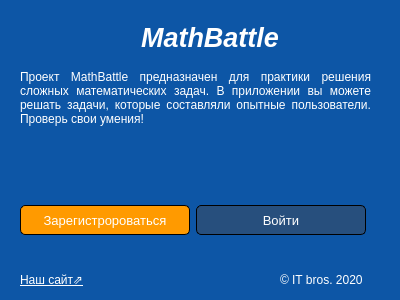
<?xml version="1.0" encoding="UTF-8"?>
<ui version="4.0">
 <class>PreviewRegisterWindow</class>
 <widget class="QWidget" name="PreviewRegisterWindow">
  <property name="geometry">
   <rect>
    <x>0</x>
    <y>0</y>
    <width>400</width>
    <height>300</height>
   </rect>
  </property>
  <property name="windowTitle">
   <string>Добро пожаловать в MathBattle</string>
  </property>
  <property name="styleSheet">
   <string notr="true">background-color: rgb(13, 86, 166);
color: rgb(255, 255, 255);</string>
  </property>
  <widget class="QLabel" name="label">
   <property name="geometry">
    <rect>
     <x>135</x>
     <y>20</y>
     <width>150</width>
     <height>35</height>
    </rect>
   </property>
   <property name="font">
    <font>
     <family>Arial</family>
     <pointsize>20</pointsize>
     <weight>75</weight>
     <italic>true</italic>
     <bold>true</bold>
    </font>
   </property>
   <property name="text">
    <string>MathBattle</string>
   </property>
   <property name="alignment">
    <set>Qt::AlignCenter</set>
   </property>
  </widget>
  <widget class="QLabel" name="label_2">
   <property name="geometry">
    <rect>
     <x>20</x>
     <y>70</y>
     <width>351</width>
     <height>61</height>
    </rect>
   </property>
   <property name="maximumSize">
    <size>
     <width>16777215</width>
     <height>16777215</height>
    </size>
   </property>
   <property name="font">
    <font>
     <pointsize>9</pointsize>
    </font>
   </property>
   <property name="tabletTracking">
    <bool>false</bool>
   </property>
   <property name="contextMenuPolicy">
    <enum>Qt::DefaultContextMenu</enum>
   </property>
   <property name="acceptDrops">
    <bool>false</bool>
   </property>
   <property name="lineWidth">
    <number>2</number>
   </property>
   <property name="text">
    <string>&lt;html&gt;&lt;head/&gt;&lt;body&gt;&lt;p align=&quot;justify&quot;&gt;Проект MathBattle предназначен для практики решения сложных математических задач. В приложении вы можете решать задачи, которые составляли опытные пользователи. Проверь свои умения!&lt;/p&gt;&lt;/body&gt;&lt;/html&gt;</string>
   </property>
   <property name="textFormat">
    <enum>Qt::RichText</enum>
   </property>
   <property name="alignment">
    <set>Qt::AlignLeading|Qt::AlignLeft|Qt::AlignTop</set>
   </property>
   <property name="wordWrap">
    <bool>true</bool>
   </property>
   <property name="margin">
    <number>0</number>
   </property>
   <property name="indent">
    <number>-1</number>
   </property>
   <property name="openExternalLinks">
    <bool>true</bool>
   </property>
   <property name="textInteractionFlags">
    <set>Qt::LinksAccessibleByMouse</set>
   </property>
  </widget>
  <widget class="QWidget" name="horizontalLayoutWidget">
   <property name="geometry">
    <rect>
     <x>20</x>
     <y>200</y>
     <width>348</width>
     <height>41</height>
    </rect>
   </property>
   <layout class="QHBoxLayout" name="horizontalLayout">
    <property name="spacing">
     <number>6</number>
    </property>
    <item>
     <widget class="QPushButton" name="RegButton">
      <property name="minimumSize">
       <size>
        <width>170</width>
        <height>30</height>
       </size>
      </property>
      <property name="maximumSize">
       <size>
        <width>160</width>
        <height>30</height>
       </size>
      </property>
      <property name="font">
       <font>
        <pointsize>10</pointsize>
       </font>
      </property>
      <property name="styleSheet">
       <string notr="true">background-color: rgb(120, 255, 62);
background-color: rgb(255, 154, 0);
border: 1px solid black;
border-radius: 5px;</string>
      </property>
      <property name="text">
       <string>Зарегистророваться</string>
      </property>
     </widget>
    </item>
    <item>
     <widget class="QPushButton" name="LoginButton">
      <property name="minimumSize">
       <size>
        <width>170</width>
        <height>30</height>
       </size>
      </property>
      <property name="maximumSize">
       <size>
        <width>160</width>
        <height>30</height>
       </size>
      </property>
      <property name="font">
       <font>
        <pointsize>10</pointsize>
       </font>
      </property>
      <property name="styleSheet">
       <string notr="true">background-color: rgb(39, 79, 125);
border: 1px solid black;
border-radius: 5px;</string>
      </property>
      <property name="text">
       <string>Войти</string>
      </property>
     </widget>
    </item>
   </layout>
  </widget>
  <widget class="QLabel" name="label_3">
   <property name="geometry">
    <rect>
     <x>20</x>
     <y>270</y>
     <width>221</width>
     <height>20</height>
    </rect>
   </property>
   <property name="font">
    <font>
     <pointsize>9</pointsize>
    </font>
   </property>
   <property name="text">
    <string>&lt;html&gt;&lt;head/&gt;&lt;body&gt;&lt;p&gt;&lt;a href=&quot;https://ru.stackoverflow.com/q/851355/255866&quot;&gt;&lt;span style=&quot; text-decoration: underline; color: #ffffff&quot;&gt;Наш сайт⇗&lt;/span&gt;&lt;/a&gt;&lt;/p&gt;&lt;/body&gt;&lt;/html&gt;</string>
   </property>
   <property name="openExternalLinks">
    <bool>true</bool>
   </property>
  </widget>
  <widget class="QLabel" name="label_4">
   <property name="geometry">
    <rect>
     <x>280</x>
     <y>270</y>
     <width>91</width>
     <height>20</height>
    </rect>
   </property>
   <property name="font">
    <font>
     <pointsize>9</pointsize>
    </font>
   </property>
   <property name="text">
    <string>© IT bros. 2020</string>
   </property>
  </widget>
 </widget>
 <resources/>
 <connections/>
</ui>
